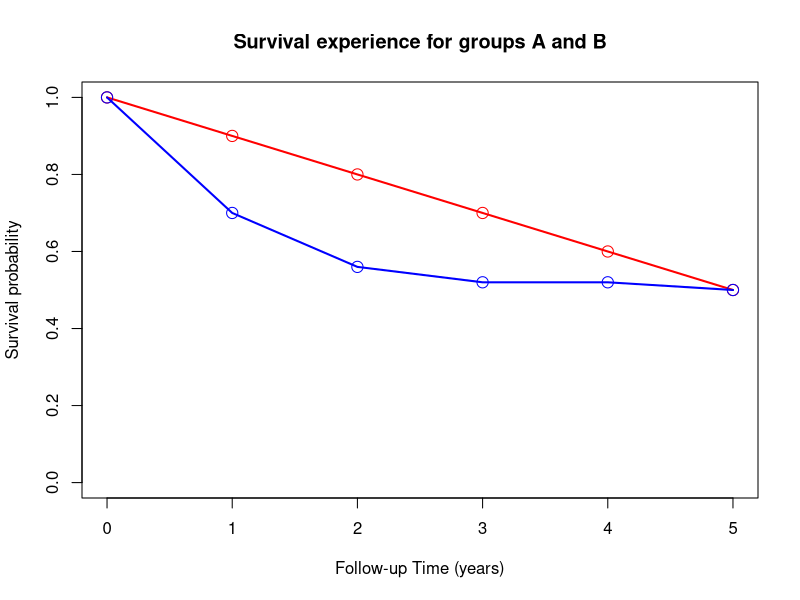
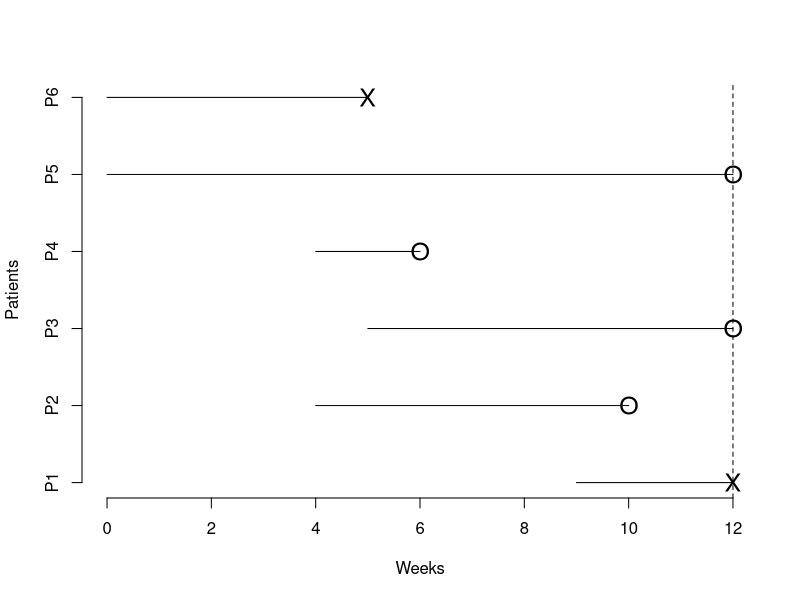
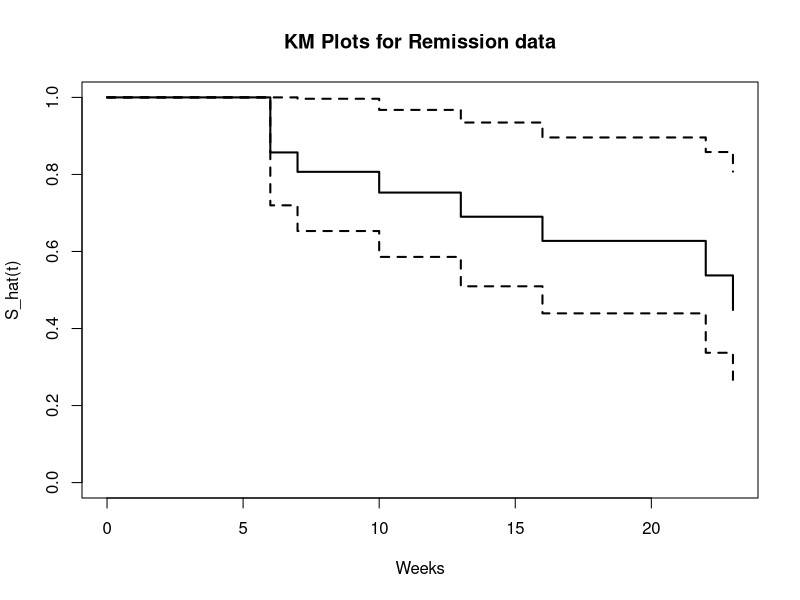

Recreate these plots in R, in order. (Note: this script raises an error after producing the figures.)
## ----setup, include=FALSE-----------------------------------------------------------------------------------------------------------------------
knitr::opts_chunk$set(echo = TRUE)


## -----------------------------------------------------------------------------------------------------------------------------------------------
x <- c(0:5)
y.a <- seq(from=1,to=.5,length=6)
y.b <- c(1,.7,.56,.52,.52,.5)

plot(c(0,5), c(0,1), type='n', xlab='Follow-up Time (years)', ylab='Survival probability', 
     main='Survival experience for groups A and B')
lines(x, y.a, col='red', lwd=2)
points(x, y.a, col='red', cex=1.5)
lines(x, y.b, col='blue', lwd=2)
points(x, y.b, col='blue', cex=1.5)


## -----------------------------------------------------------------------------------------------------------------------------------------------
plot(c(0,12),c(1,6),axes=FALSE,xlab="Weeks",ylab="Patients",type="n")
axis(side=2,at=c(1:6),labels=c("P1","P2","P3","P4","P5","P6"))
axis(side=1,at=seq(0,12,2),labels=c("0","2","4","6","8","10","12"))

#P6 - experiences event
lines(c(0:5),rep(6,6)); points(5,6,cex=1.5,pch="X");

#P5 - has censored survival time; study ends
lines(c(0:12),rep(5,13)); points(12,5,cex=1.5,pch="O");

#P4 - has censored survival time; withdrawn from study
lines(c(4:6),rep(4,3)); points(6,4,cex=1.5,pch="O");

#P3 - has censored survival time; study ends
lines(c(5:12),rep(3,8)); points(12,3,cex=1.5,pch="O");

#P2 - has censored survival time; lost
lines(c(4:10),rep(2,7)); points(10,2,cex=1.5,pch="O");

#P1 - experiences event
lines(c(9:12),rep(1,4)); points(12,1,cex=1.5,pch="X");

abline(v=12,lty=2) # end of study marker


## -----------------------------------------------------------------------------------------------------------------------------------------------
library(survival); library(splines);


## -----------------------------------------------------------------------------------------------------------------------------------------------
surv <- data.frame(c(0,6,6,6,6,7,7,10,10,10,13,16,16,16,16,22,23,23,23,23,23,23),
                c(0,1,1,1,0,1,0,1,0,0,1,1,0,0,0,1,1,0,0,0,0,0))
names(surv) <- c('time', 'status')
surv$x <- 'remission'
surv


## -----------------------------------------------------------------------------------------------------------------------------------------------
f <- survfit(Surv(time, status) ~ x, type= 'kaplan-meier', data = surv)
summary(f)


## -----------------------------------------------------------------------------------------------------------------------------------------------
plot(f, lwd=2, xlab='Weeks', ylab='S_hat(t)', main='KM Plots for Remission data')


## ---- warning=FALSE, message=FALSE--------------------------------------------------------------------------------------------------------------
#install.packages("survminer")
library(survminer)

ggsurvplot(f, linetype = "strata", conf.int = TRUE, pval = TRUE, palette = "Dark2")


## -----------------------------------------------------------------------------------------------------------------------------------------------
survdiff(Surv(time, status) ~ x, data = aml)


## -----------------------------------------------------------------------------------------------------------------------------------------------
leukemia.surv <- survfit(Surv(time, status) ~ x, data = aml)
plot(leukemia.surv, lty = 2:3,xlab="Weeks",ylab="S(t)",col=c("red", "blue"))
legend(100, .9, c("Maintenance", "No Maintenance"), lty = 2:3, col=c("red", "blue"))
title("Kaplan-Meier Curves - AML Maintenance Study")


## -----------------------------------------------------------------------------------------------------------------------------------------------
ggsurvplot(leukemia.surv, linetype = "strata", conf.int = FALSE, pval = TRUE, 
           risk.table = TRUE, risk.table.y.text.col = TRUE, risk.table.y.text = FALSE,
           risk.table.height = 0.25, risk.table.col = "strata",
           break.time.by = 20,
           ggtheme = theme_bw(),  
           palette = c("red", "blue"))


## -----------------------------------------------------------------------------------------------------------------------------------------------
fit <- coxph( Surv(time,status)~x,data=aml)
summary(fit)


## -----------------------------------------------------------------------------------------------------------------------------------------------
plot(survfit(fit),xlab="Weeks",ylab="S(t)",main="Cox PH model predicted value - AML data")


## -----------------------------------------------------------------------------------------------------------------------------------------------
ggsurvplot(survfit(fit, data=aml), conf.int = TRUE, palette = "Dark2")

